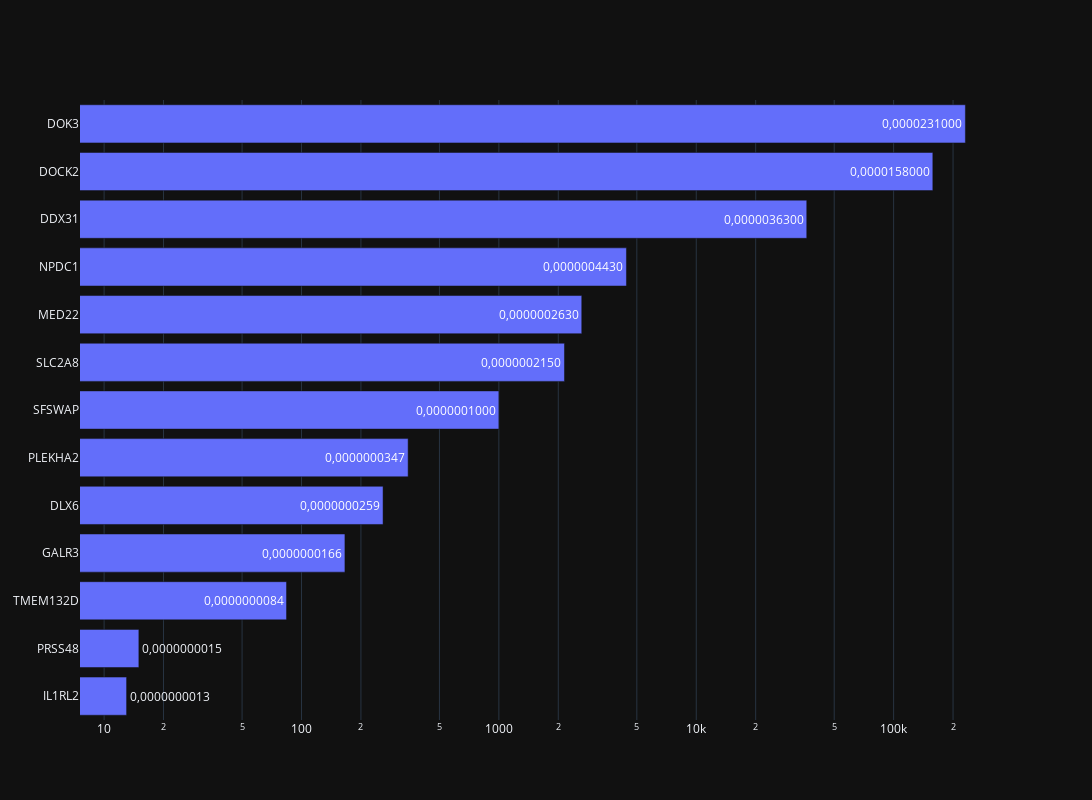

Here is the notebook cell this chart was saved with:
### Code cell
fig = pgo.Figure(data=[pgo.Bar(
            x=x, y=y,
            text=x,
            textposition='auto',orientation='h'
        )])
fig.update_layout(template='plotly_dark',xaxis_type="log", height = 800, width= 1200)
fig.show()

### Figure 1 — Plotly figure (JSON) as saved in the notebook; plotly's stock layout.template omitted (floating-point values rounded to 4 significant figures)
{"data": [{"orientation": "h", "text": ["0,0000000013", "0,0000000015", "0,0000000084", "0,0000000166", "0,0000000259", "0,0000000347", "0,0000001000", "0,0000002150", "0,0000002630", "0,0000004430", "0,0000036300", "0,0000158000", "0,0000231000"], "textposition": "auto", "type": "bar", "x": ["0,0000000013", "0,0000000015", "0,0000000084", "0,0000000166", "0,0000000259", "0,0000000347", "0,0000001000", "0,0000002150", "0,0000002630", "0,0000004430", "0,0000036300", "0,0000158000", "0,0000231000"], "y": ["IL1RL2", "PRSS48", "TMEM132D", "GALR3", "DLX6", "PLEKHA2", "SFSWAP", "SLC2A8", "MED22", "NPDC1", "DDX31", "DOCK2", "DOK3"]}], "layout": {"height": 800, "width": 1200, "xaxis": {"autorange": true, "range": [0.8779, 5.6], "type": "log"}, "yaxis": {"autorange": true, "range": [-0.5, 12.5], "type": "category"}}}
